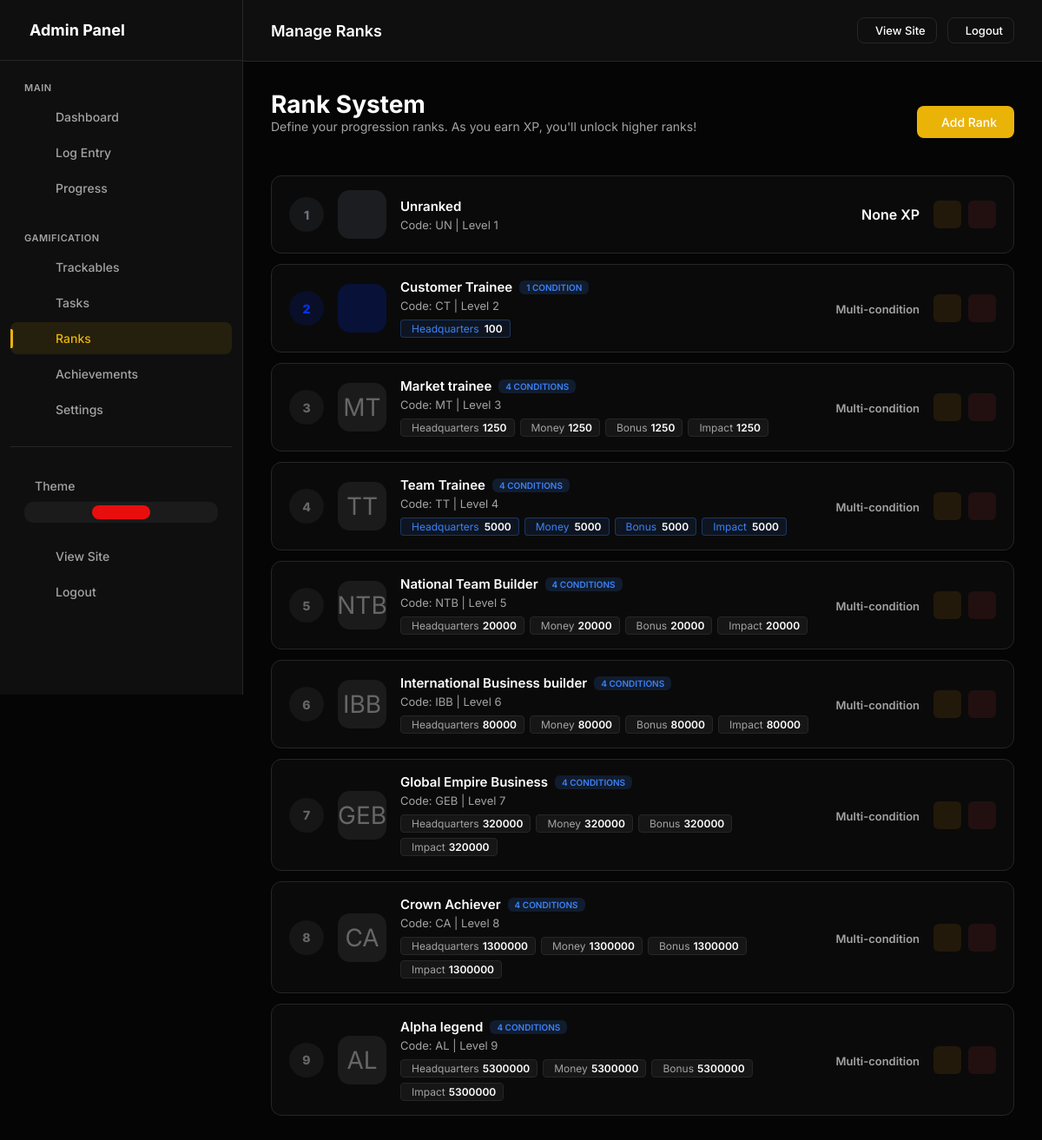
Before: /admin/ranks (signed in) with the older database file.
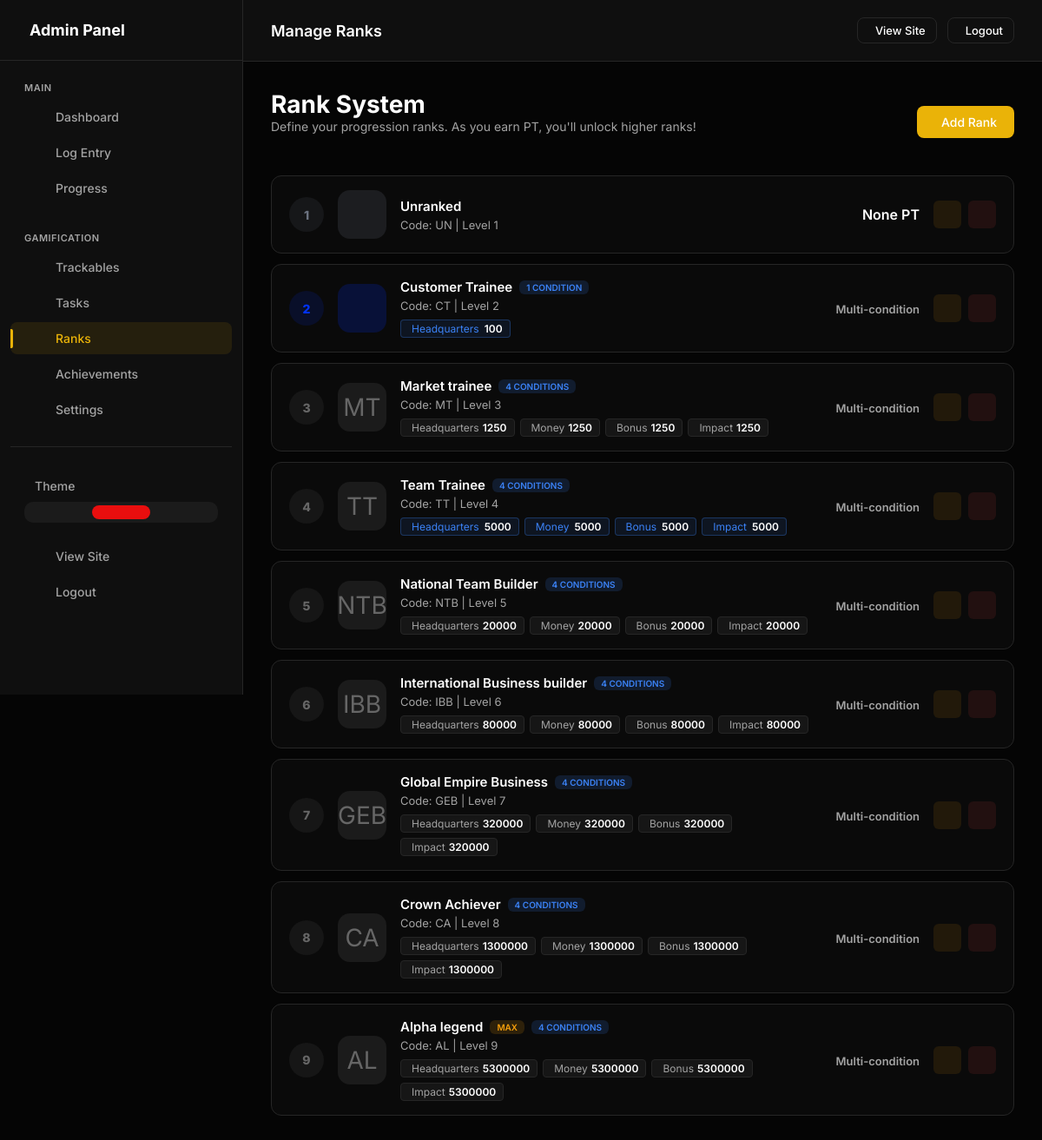
After: the same page with the newer database file.
### models.py (models this page shows, shortened)
class UserSettings(db.Model):
    __tablename__ = 'user_settings'
    id = db.Column(db.Integer, primary_key=True)
    user_id = db.Column(db.Integer, db.ForeignKey('users.id'), nullable=False, unique=True, index=True)
    accent_color = db.Column(db.String(20), default='#e90e0e')
    points_name = db.Column(db.String(20), default='XP')  # "XP", "Points", "Coins", etc.
    points_icon = db.Column(db.String(50), default='ph-lightning')
    daily_xp_goal = db.Column(db.Integer, default=50)
    perfect_day_bonus = db.Column(db.Integer, default=50)
    perfect_week_bonus = db.Column(db.Integer, default=500)
    streak_bonus_per_day = db.Column(db.Integer, default=5)  # Extra XP per streak day
    show_xp_animations = db.Column(db.Boolean, default=True)
    dark_mode = db.Column(db.Boolean, default=True)
    compact_view = db.Column(db.Boolean, default=False)
    show_dashboard_header = db.Column(db.Boolean, default=True)
    enable_youtube_sync = db.Column(db.Boolean, default=False)
    always_show_confetti = db.Column(db.Boolean, default=False)
    created_at = db.Column(db.DateTime, default=datetime.utcnow)
    updated_at = db.Column(db.DateTime, default=datetime.utcnow, onupdate=datetime.utcnow)

class CustomRank(db.Model):
    __tablename__ = 'custom_ranks'
    id = db.Column(db.Integer, primary_key=True)
    user_id = db.Column(db.Integer, db.ForeignKey('users.id'), nullable=False, index=True)
    level = db.Column(db.Integer, nullable=False, default=1)  # Numeric level
    name = db.Column(db.String(100), nullable=False)  # "Beginner", "Expert", etc.
    code = db.Column(db.String(10))  # Short code like "BT", "MS"
    description = db.Column(db.String(500))
    min_xp = db.Column(db.Integer, nullable=True)  # XP needed to reach this rank (nullable for multi-condition ranks)
    icon = db.Column(db.String(100))  # Icon path or phosphor icon
    color = db.Column(db.String(20), default='#666666')
    badge_image = db.Column(db.String(500))  # Path to badge image
    is_max_rank = db.Column(db.Boolean, default=False)
    created_at = db.Column(db.DateTime, default=datetime.utcnow)
    updated_at = db.Column(db.DateTime, default=datetime.utcnow, onupdate=datetime.utcnow)
    conditions = db.relationship('RankCondition', backref='rank', lazy=True, cascade='all, delete-orphan')

### app.py (the view)
    @app.route('/admin/ranks')
    @admin_required
    def admin_ranks():
        ranks = CustomRank.query.filter_by(
            user_id=current_user.id
        ).order_by(CustomRank.level).all()
        return render_template('admin/ranks.html', ranks=ranks)

### templates/admin/ranks.html (shortened to what this page needs)
{% extends "admin/base.html" %}
{% block page_title %}Manage Ranks{% endblock %}
{% block content %}
<div class="page-header">
    <div>
        <h1 class="page-title">Rank System</h1>
        <p class="page-intro">Define your progression ranks. As you earn {{ points_name }}, you'll unlock higher ranks!
        </p>
    </div>
    <div class="page-actions">
        <a href="{{ url_for('admin_rank_add') }}" class="btn btn-primary">
             Add Rank
        </a>
    </div>
</div>
{% if ranks %}
<div class="ranks-list">
    {% for rank in ranks %}
    <div class="rank-row">
        <div class="rank-level" style="background: {{ rank.color }}20; color: {{ rank.color }}">
            {{ rank.level }}
        </div>
        <div class="rank-icon-box" style="background: {{ rank.color }}30; color: {{ rank.color }}">
            {% if rank.icon %}
            <i class="ph {{ rank.icon }}"></i>
            {% else %}
            {{ rank.code or 'L' ~ rank.level }}
            {% endif %}
        </div>
        <div class="rank-info">
            <div class="rank-name">
                {{ rank.name }}
                {% if rank.is_max_rank %}
                <span class="badge-max">MAX</span>
                {% endif %}
                {% if rank.conditions %}
                <span class="badge-conditions"
                    style="padding: 2px 8px; border-radius: 6px; font-size: 10px; font-weight: 600; background: rgba(59, 130, 246, 0.15); color: #3b82f6; text-transform: uppercase;">
                    {{ rank.conditions|length }} condition{{ 's' if rank.conditions|length != 1 else '' }}
                </span>
                {% endif %}
            </div>
            <div class="rank-meta">
                Code: {{ rank.code or '-' }} | Level {{ rank.level }}
            </div>
            {% if rank.conditions %}
            <div class="rank-conditions-list">
                {% for condition in rank.conditions %}
                <div class="condition-tag {% if condition.is_bucket %}bucket{% endif %}" {% if condition.is_bucket
                    %}title="Manual Allocation Bucket" {% endif %}>
                    <span>
                        {{ condition.custom_name if condition.custom_name else condition.condition_type|replace('_', '
                        ')|title }}
                    </span>
                    <strong>{{ condition.threshold }}</strong>
                </div>
                {% endfor %}
            </div>
            {% endif %}
        </div>
        <div class="rank-xp">
            {% if rank.conditions %}
            <span style="font-size: 13px; color: var(--text-muted);">Multi-condition</span>
            {% else %}
            {{ rank.min_xp|format_number }} {{ points_name }}
            {% endif %}
        </div>
        <div class="rank-actions">
            <a href="{{ url_for('admin_rank_edit', id=rank.id) }}" class="action-btn edit" title="Edit">
            </a>
            <form action="{{ url_for('admin_rank_delete', id=rank.id) }}" method="post"
                onsubmit="return confirmDelete(this, 'Rank')" style="display: inline;">
                <button type="submit" class="action-btn delete" title="Delete">
                </button>
            </form>
        </div>
    </div>
    {% endfor %}
</div>
{% endif %}
{% endblock %}

Changed rows visible on the page:
changed UserSettings: points_name "XP" → "PT"
changed CustomRank "AL": now shows "MAX"
